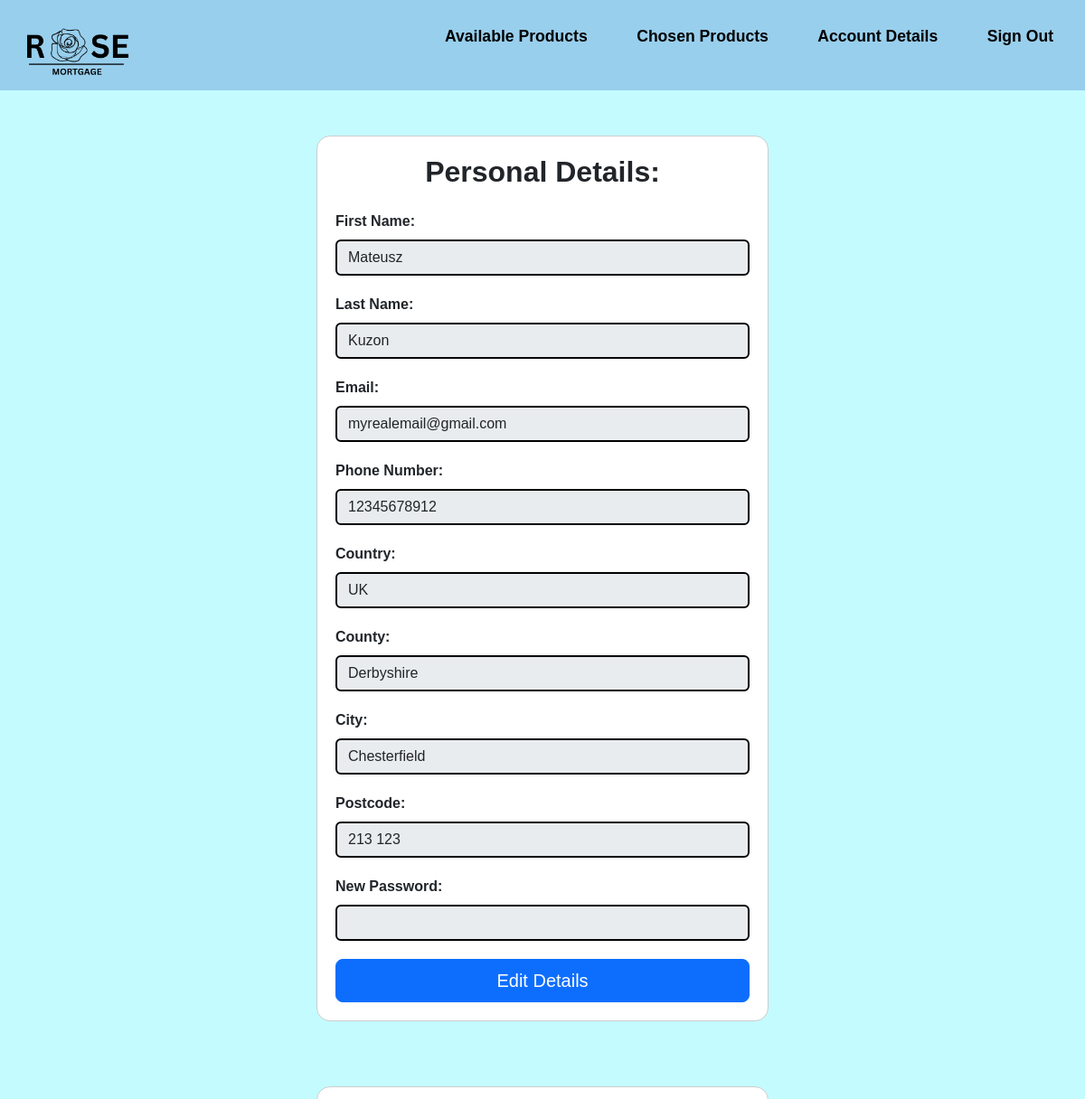
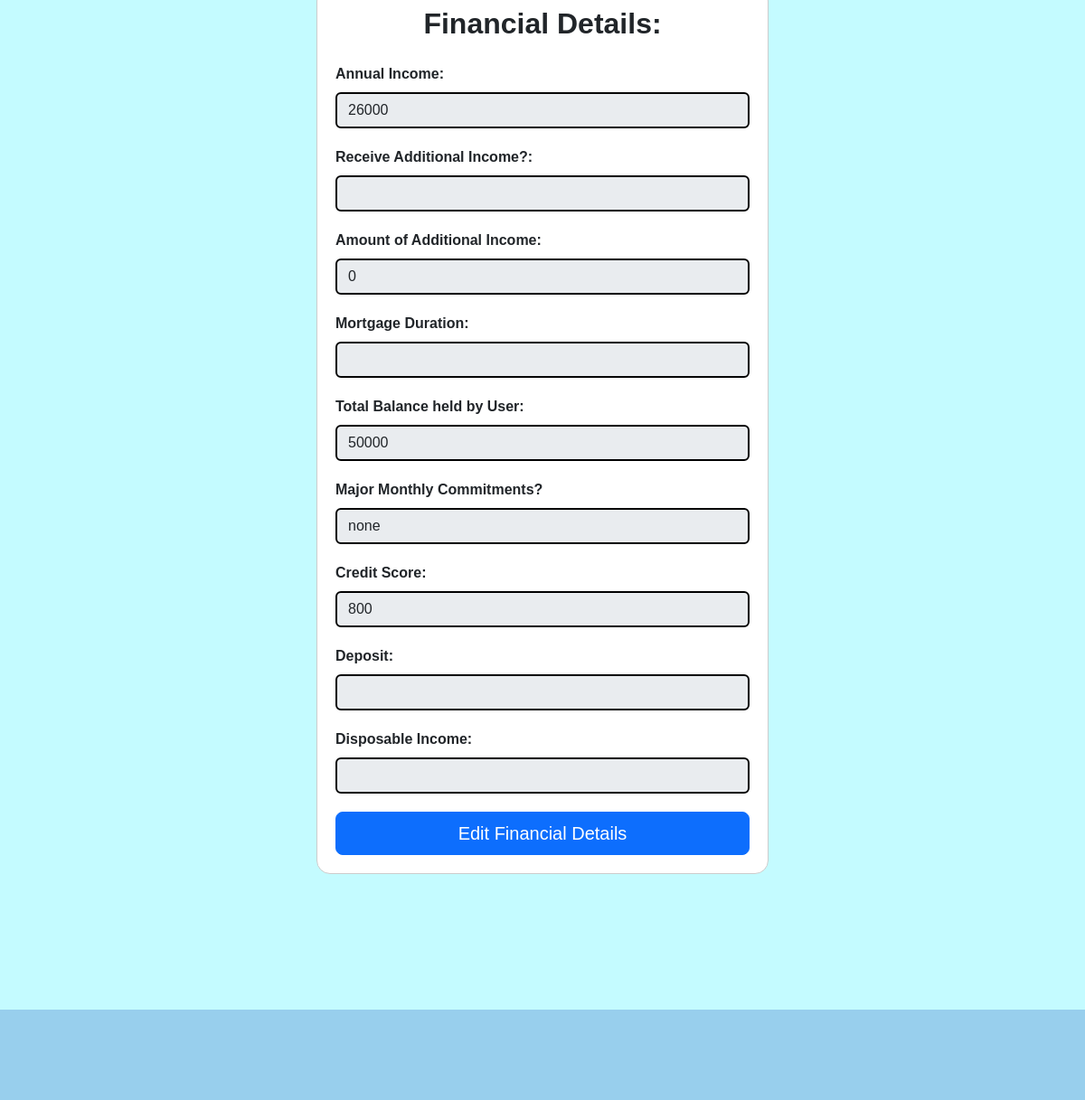
The page /MemberAccountDetails.php (signed in) on the database its author committed (2 pictures, top to bottom).
### tables this page shows
CREATE TABLE "financialdetails" (
	"financial_ID"	INTEGER,
	"RegisteredUser_ID"	INTEGER NOT NULL,
	"annual_income"	INTEGER NOT NULL,
	"additional_income_amount"	INTEGER NOT NULL,
	"total_balance"	INTEGER NOT NULL,
	"other_commitments"	TEXT NOT NULL,
	"monthly_spending_amounts"	INTEGER NOT NULL,
	"credit_score"	TEXT NOT NULL,
	FOREIGN KEY("RegisteredUser_ID") REFERENCES "RegisteredUser"("RegisteredUser_ID"),
	PRIMARY KEY("financial_ID" AUTOINCREMENT)
);

CREATE TABLE "RegisteredUser" (
	"RegisteredUser_ID"	INTEGER NOT NULL,
	"Quote_ID"	INTEGER,
	"first_name"	TEXT NOT NULL,
	"last_name"	TEXT NOT NULL,
	"email"	TEXT NOT NULL,
	"phone_number"	INTEGER NOT NULL,
	"country"	TEXT NOT NULL,
	"county"	TEXT NOT NULL,
	"city"	TEXT NOT NULL,
	"postcode"	TEXT NOT NULL,
	"password"	TEXT NOT NULL,
	"role"	TEXT NOT NULL,
	PRIMARY KEY("RegisteredUser_ID" AUTOINCREMENT),
	FOREIGN KEY("Quote_ID") REFERENCES "Quote"("Quote_ID")
);

### MemberAccountDetails.php (the view, shortened to what this page needs)
<?php
include 'connection.php';
$RegisteredUser_ID = $_SESSION['RegisteredUser_ID'];
$sql = "SELECT ru.first_name, ru.last_name, ru.email, ru.phone_number, ru.country, ru.county, ru.city, ru.postcode, ud.annual_income , ud.additional_income_amount, ud.total_balance, ud.other_commitments, ud.monthly_spending_amounts, ud.credit_score
        FROM RegisteredUser ru
        INNER JOIN financialdetails ud ON ru.RegisteredUser_ID = ud.RegisteredUser_ID
        WHERE ru.RegisteredUser_ID='$RegisteredUser_ID'";
$result = $db->query($sql);
foreach ( $result as $row ) {
}
?>
<!DOCTYPE html>
<html lang="en">
<head>
    <link href="https://cdn.jsdelivr.net/npm/bootstrap@5.3.0-alpha1/dist/css/bootstrap.min.css" rel="stylesheet">
    <link href="style.css" rel="stylesheet"></link>
</head>
<body>
    <header class="flex-container">
      <a href="MemberViewProducts.php"> <img src="Assets/logo.png" alt="Rose Mortgage"> </a>
        <div>
            <ul class="nav-links">
                <li><a href="MemberViewProducts.php">Available Products</a></li>
                <li><a href="MemberChosenProducts.php">Chosen Products</a></li>
                <li><a href="MemberAccountDetails.php">Account Details</a></li>
                <li><a href="home.php">Sign Out</a></li>
            </ul>
        </div>
  </header>
    <main>
        <div class="reg">
            <h2 class="mb-4"><b>Personal Details:</b></h2>
            <form action="MemberAccountDetails.php" method="post">
              <div class="form-group">
                <label for="first_name" class="form-label">First Name:</label>
                <input type="text" class="form-control" id="first_name" name="first_name"  value="<?php echo $row['first_name']; ?>" required disabled>
              </div>
              <div class="form-group">
                <label for="last_name" class="form-label">Last Name:</label>
                <input type="text" class="form-control" id="last_name" name="last_name" value="<?php echo $row['last_name']; ?>" required disabled>
              </div>
              <div class="form-group">
                <label for="email" class="form-label">Email:</label>
                <input type="email" class="form-control" id="email" name="email"  value="<?php echo $row['email']; ?>" required disabled>
              </div>
              <div class="form-group">
                <label for="phone_number" class="form-label">Phone Number:</label>
                <input type="tel" class="form-control" id="phone_number" name="phone_number"  value="<?php echo $row['phone_number']; ?>"required disabled>
              </div>
              <div class="form-group">
                <label for="country" class="form-label">Country:</label>
                <input type="text" class="form-control" id="country" name="country"  value="<?php echo $row['country']; ?>" required disabled>
              </div>
              <div class="form-group">
                <label for="county" class="form-label">County:</label>
                <input type="text" class="form-control" id="county" name="county" value="<?php echo $row['county']; ?>"disabled>
              </div>
              <div class="form-group">
                <label for="city" class="form-label">City:</label>
                <input type="text" class="form-control" id="city" name="city" value="<?php echo $row['city']; ?>" required disabled>
              </div>
              <div class="form-group">
                <label for="postcode" class="form-label">Postcode:</label>
                <input type="text" class="form-control" id="postcode" name="postcode" value="<?php echo $row['postcode']; ?>" required disabled>
              </div>
              <div class="form-group">
                <label for="password" class="form-label">New Password:</label>
                <input type="password" class="form-control" id="password" name="password" required disabled>
              </div>
              <button type="button" id="editBtn" class="btn btn-primary btn-lg btn-block" style="width: 100%;">Edit Details</button>
          </form>
      </div>
      <br></br>
      <br>
        <div class="reg">
            <h2 class="mb-4"><b>Financial Details:</b></h2>
                       <form action="MemberAccountDetails.php" method="post">
              <div class="form-group">
                <label for="annual_income" class="form-label">Annual Income:</label>
                <input type="text" class="form-control" id="annual_income" name="annual_income" value="<?php echo $row['annual_income']; ?>" required disabled>
              </div>
              <div class="form-group">
                <label for="additional_income_bool" class="form-label">Receive Additional Income?:</label>
                <input type="text" class="form-control" id="additional_income_bool" name="additional_income_bool" value="<?php echo $row['']; ?>" required disabled>
              </div>
              <div class="form-group">
                <label for="additional_income" class="form-label">Amount of Additional Income:</label>
                <input type="text" class="form-control" id="additional_income" name="additional_income" value="<?php echo $row['additional_income_amount']; ?>" required disabled>
              </div>
              <div class="form-group">
                <label for="mortgage_duration" class="form-label">Mortgage Duration:</label>
                <input type="text" class="form-control" id="mortgage_duration" name="mortgage_duration" value="<?php echo $row['']; ?>" required disabled>
              </div>
              <div class="form-group">
                <label for="total_balance" class="form-label">Total Balance held by User:</label>
                <input type="text" class="form-control" id="total_balance" name="total_balance" value="<?php echo $row['total_balance']; ?>" required disabled>
              </div>
              <div class="form-group">
                <label for="major_monthly_commitments_bool" class="form-label">Major Monthly Commitments?</label>
                <input type="text" class="form-control" id="major_monthly_commitments_bool" name="major_monthly_commitments_bool" value="<?php echo $row['other_commitments']; ?>" required disabled>
              </div>
              <div class="form-group">
                <label for="credit_score" class="form-label">Credit Score:</label>
                <input type="text" class="form-control" id="credit_score" name="credit_score" value="<?php echo $row['credit_score']; ?>" required disabled>
              </div>
              <div class="form-group">
                <label for="deposit" class="form-label">Deposit:</label>
                <input type="text" class="form-control" id="deposit" name="deposit" value="<?php echo $row['']; ?>" required disabled>
              </div>
              <div class="form-group">
                <label for="disposable_income" class="form-label">Disposable Income:</label>
                <input type="text" class="form-control" id="disposable_income" name="disposable_income" value="<?php echo $row['']; ?>" required disabled>
              </div>
              <button type="button" id="editFinancialBtn" class="btn btn-primary btn-lg btn-block" style="width: 100%;">Edit Financial Details</button>
          </form>
</div>
  </main>
    <footer>
    </footer>
</body>
</html>

### style.css (style rules this page uses)
* { margin: 0; padding: 0; text-decoration: none; font-family: Arial, Helvetica, sans-serif; box-sizing: border-box; list-style: none; }
a { color: #000; text-decoration: none; }
main { margin-top: 50px; margin-bottom: 50px; }
header { background-color: #98CFED; padding: 10px; color: black; height: 100px; width: 100%; top: 0; display: flex; justify-content: flex-start; align-items: center; z-index: 1000; }
.nav-links li { display: inline-block; position: relative; margin: 0 25px; }
.nav-links li a { font-weight: bold; font-size: 1.1rem; text-decoration: none; color: black; }
.nav-links li::after { content: ''; width: 0%; height: 2px; background: #000; display: block; margin: auto; position: absolute; top: 100%; left: 50%; transform: translate(-50%); transition: 0.7s; }
header img { width: 150px; height: auto; }
body { background-color: #c4fbff; display: flex; flex-direction: column; min-height: 100vh; }
ul { flex: 1; margin-bottom: 20px; }
ul li { list-style-type: disc; }
.reg { background-color: white; width: 500px; margin: auto; padding: 20px; border: 1px solid #ccc; border-radius: 15px; }
.form-group { margin-bottom: 20px; }
.form-control { border: 2px solid black; }
.flex-container { display: flex; flex-direction: row; justify-content:space-between; }
h2 { text-align: center; }
label { display: block; font-weight: bold; }
footer { background-color: #98CFED; padding: 10px; color: black; height: 100px; width: 100%; bottom: 0; z-index: 1000; margin-top: 100px; }

### rows shown on the page
financialdetails: first_name "Mateusz", last_name "Kuzon", email "myrealemail@gmail.com", phone_number "12345678912", country "UK", county "Derbyshire", city "Chesterfield", postcode "213 123", annual_income "26000", additional_income "0", total_balance "50000", major_monthly_commitments_bool "none", credit_score "800"
